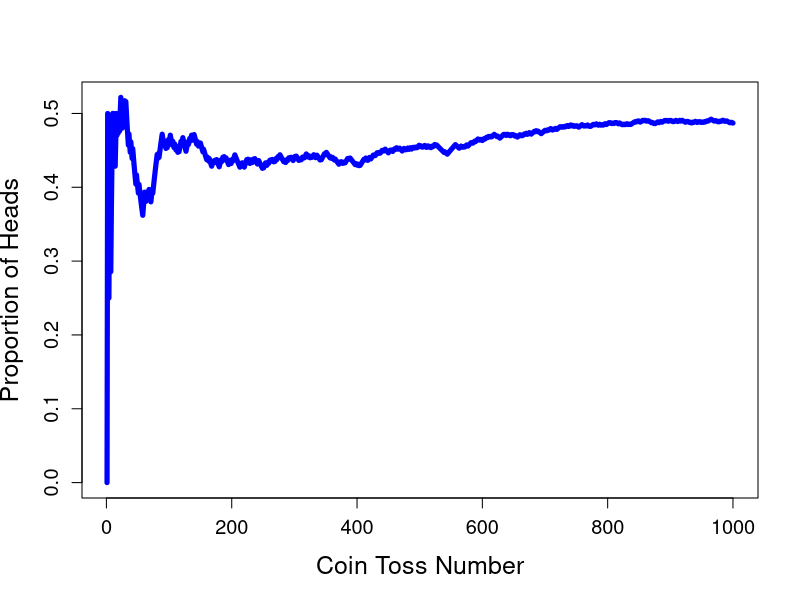
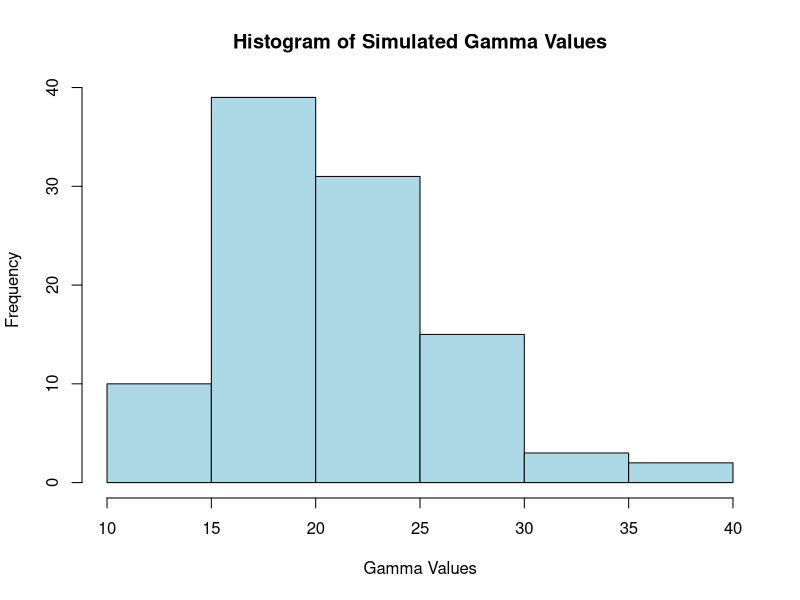
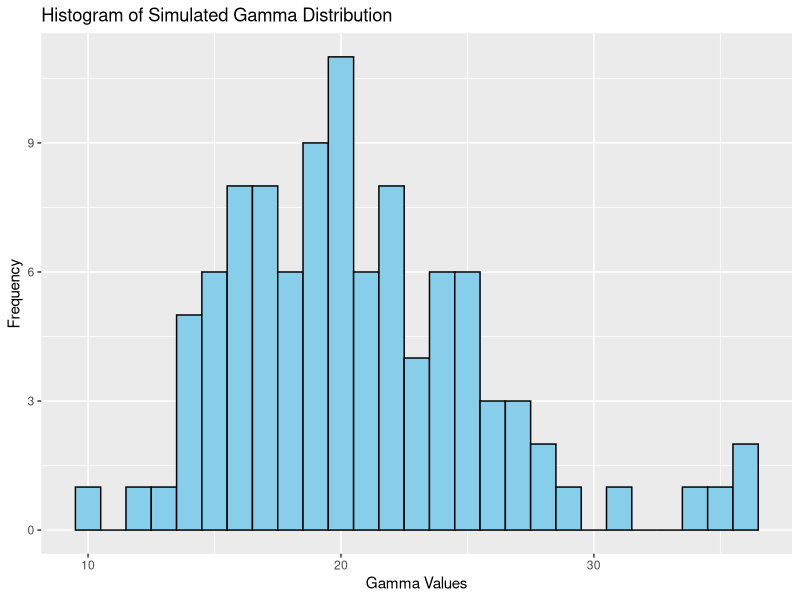

Generate these figures, in order, with R:
############################################################
# Example 1: Simulating a Bernoulli Trial using runif()
############################################################

# Generate one random number between 0 and 1
U = round(runif(1, min = 0, max = 1), digits = 1)
U

# Probability of success
p = 0.5

# Create an empty vector to store results
y <- numeric()

# Repeat the Bernoulli simulation 1000 times
for (i in 1:1000) {

  set.seed(i)                     # Set seed for reproducibility
  U = runif(1, min = 0, max = 1)  # Generate a uniform random number
  
  X = (U < p)                     # Bernoulli outcome (TRUE = success)
  
  y <- append(y, X)               # Store result in vector
}

############################################################
# Example 2: Law of Large Numbers with Coin Toss Simulation
############################################################

n = 1000                          # Number of coin tosses

# Generate n uniform random numbers
U = runif(n, min = 0, max = 1)

# Simulate coin tosses (TRUE = Heads, FALSE = Tails)
toss = U < 0.5

# Vector to store cumulative number of heads
a = numeric(n + 1)

# Vector to store running proportion of heads
avg = numeric(n)

# Compute cumulative heads and running average
for(i in 2:(n + 1)) {
  
  a[i] = a[i - 1] + toss[i - 1]   # Add current toss result
  avg[i - 1] = a[i] / (i - 1)     # Proportion of heads so far
}

# Plot the running proportion of heads
plot(
  1:n, avg[1:n],
  type = "l",                     # Line plot
  lwd = 5,                        # Line width
  col = "blue",
  ylab = "Proportion of Heads",
  xlab = "Coin Toss Number",
  cex.main = 1.25,
  cex.lab = 1.5,
  cex.axis = 1.2
)

############################################################
# Example 3: Gamma Distribution Simulation using Exponential
############################################################

n = 20
lambda = 1

# Generate one Gamma random variable
x = (-1 / lambda) * sum(log(runif(n, min = 0, max = 1)))
x

# Store multiple Gamma samples
gamma <- numeric()

# Repeat simulation 100 times
for (i in 1:100) {

  n = 20
  lambda = 1
  
  x = (-1 / lambda) * sum(log(runif(n, min = 0, max = 1)))
  
  gamma <- append(gamma, x)
}

############################################################
# Example 4: Plotting the Gamma Simulation
############################################################

# Base R histogram
hist(
  gamma,
  main = "Histogram of Simulated Gamma Values",
  xlab = "Gamma Values",
  col = "lightblue",
  border = "black"
)

############################################################
# Example 5: Using ggplot2 for Visualization
############################################################

library(ggplot2)

# Convert vector to data frame for ggplot
df <- data.frame(gamma)

# Histogram using ggplot2
ggplot(df, aes(x = gamma)) +
  geom_histogram(binwidth = 1, fill = "skyblue", color = "black") +
  labs(
    title = "Histogram of Simulated Gamma Distribution",
    x = "Gamma Values",
    y = "Frequency"
  )
